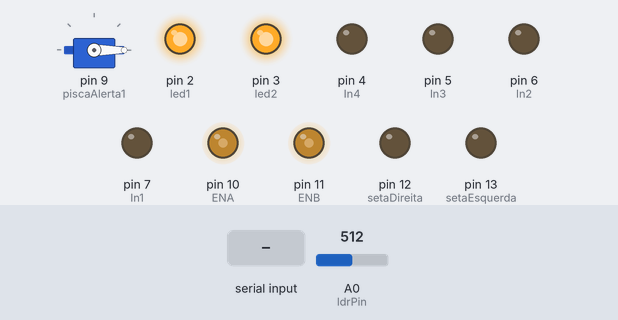
Recording of a sketch running on a simulated Arduino Uno, built with avr-gcc and run on an emulated ATmega328P. Parts: servo, output pins drawn as LEDs (lit = HIGH). The test bench sets the inputs (shaded band); at power-on: A0 (ldrPin) = 512. What the sketch prints to the serial monitor is not drawn.

Above: at 1.2 s.
1.3 s: "f" received over Serial
At 3.2 s:
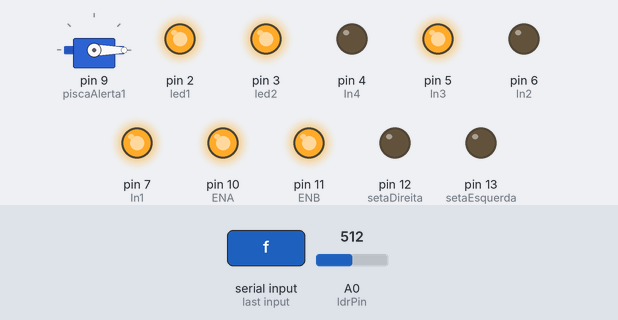
3.8 s: "C" received over Serial
At 6.6 s:
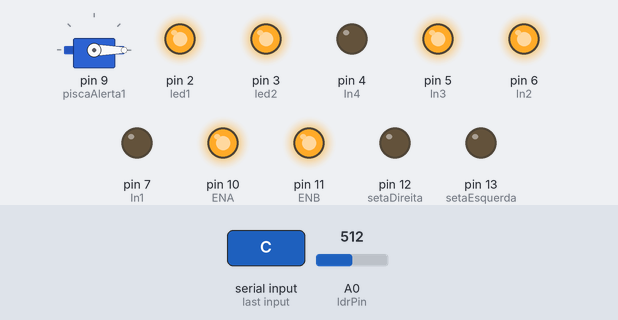
6.8 s: "D" received over Serial
At 9.3 s:
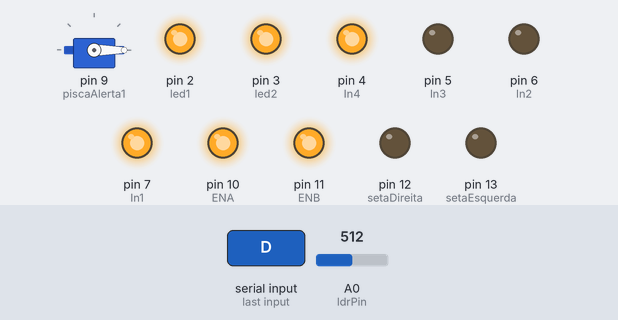
9.8 s: "B" received over Serial
At 12.0 s:
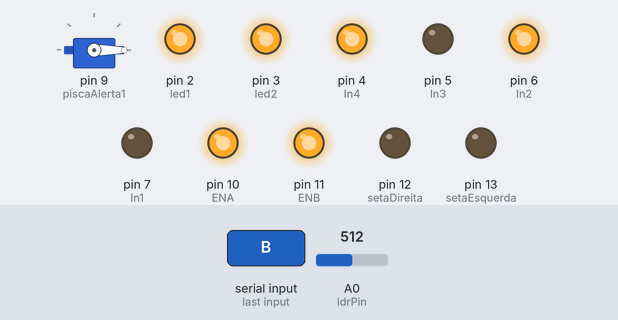
12.3 s: "0" received over Serial
At 13.9 s:
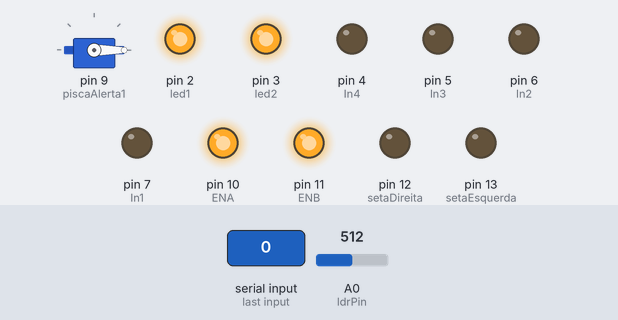
14.8 s: "W" received over Serial
At 16.2 s:
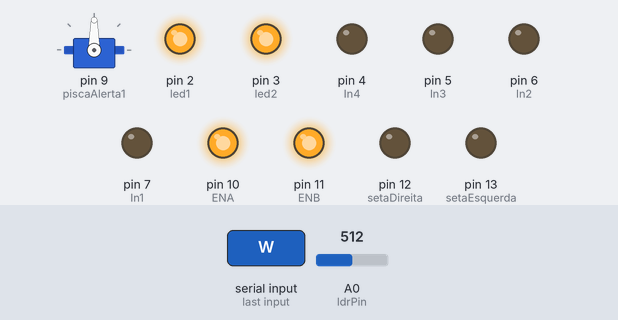
Timing chart, 0 to 17.8 s (numbered marks = the images above; inputs shaded):
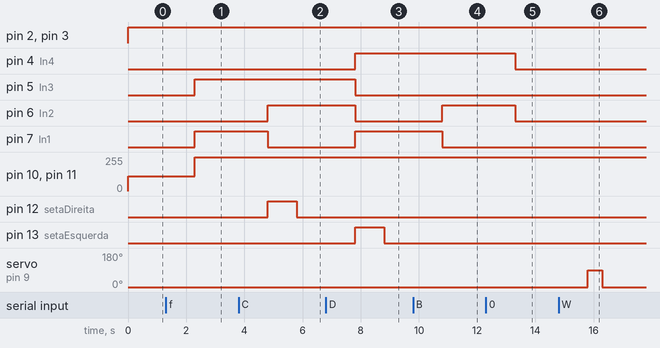

Measured:
- after the input at 1.3 s, pin 5 (In3), pin 7 (In1): LOW → HIGH after 1.0 s; pin 10 (ENA), pin 11 (ENB): 110/255 → 255/255 after 1.0 s
- after the input at 3.8 s, pin 6 (In2): LOW → HIGH after 1.0 s; pin 7 (In1): HIGH → LOW after 1.0 s; pin 12 (setaDireita): LOW → HIGH after 1.0 s, → LOW 1.0 s later
- after the input at 6.8 s, pin 4 (In4), pin 7 (In1): LOW → HIGH after 1.0 s; pin 5 (In3), pin 6 (In2): HIGH → LOW after 1.0 s; pin 13 (setaEsquerda): LOW → HIGH after 1.0 s, → LOW 1.0 s later
- after the input at 9.8 s, pin 6 (In2): LOW → HIGH after 1.0 s; pin 7 (In1): HIGH → LOW after 1.0 s
- after the input at 12.3 s, pin 4 (In4), pin 6 (In2): HIGH → LOW after 1.0 s
- after the input at 14.8 s, servo on pin 9 (piscaAlerta1): 0° → 90° after 1.0 s, → 0° 0.50 s later

The sketch:

frantic_esboo1.ino
```cpp
#include <Servo.h>
#include <stdio.h>

Servo meuServo;

#define In1 7
#define In2  6
#define In3  5
#define In4  4

int led1 = 2;
int led2 = 3;
int piscaAlerta1 = 9;
int setaDireita = 12;
int setaEsquerda = 13;
int buzzer = A5;

#define ENA  10
#define ENB  11

int ldrPin = A0;
int ldrThreshold = 300;

void setup() {
 Serial.begin(9600);

 pinMode(In1, OUTPUT);
 pinMode(led1, OUTPUT);
 pinMode(led2, OUTPUT);
 pinMode(In2, OUTPUT);
 pinMode(In3, OUTPUT);
 pinMode(In4, OUTPUT);
 pinMode(ENA, OUTPUT);
 pinMode(ENB, OUTPUT);

 pinMode(piscaAlerta1, OUTPUT);
 pinMode(setaDireita, OUTPUT);
 pinMode(setaEsquerda, OUTPUT);

 analogWrite(ENA,110);
 analogWrite(ENB,110);

 meuServo.attach(9);
 meuServo.write(0);
}
char cha;

  void loop() {

    digitalWrite(led1, HIGH);
    digitalWrite(led2, HIGH);
  if(Serial.available() > 0){
     cha = Serial.read();
     delay(1000);

     Serial.print(cha);

  if(cha == 'f'){
    digitalWrite(ENA, HIGH);
    digitalWrite(ENB, HIGH);

    digitalWrite(In1,HIGH);
    digitalWrite(In2,LOW);
    digitalWrite(In3,HIGH);
    digitalWrite(In4,LOW);

      }
    if(cha == 'C'){
    digitalWrite(In1,LOW);
    digitalWrite(In2,HIGH);
    digitalWrite(In3,HIGH);
    digitalWrite(In4,LOW);

    digitalWrite(setaDireita, HIGH);
    delay(1000);
    digitalWrite(setaDireita, LOW);
    delay(1000);

      }
    if(cha == 'D'){
    digitalWrite(In1,HIGH);
    digitalWrite(In2,LOW);
    digitalWrite(In3,LOW);
    digitalWrite(In4,HIGH);
    digitalWrite(setaEsquerda, HIGH);
    delay(1000);
    digitalWrite(setaEsquerda, LOW);
    delay(1000);


      }

  if(cha == 'B'){
    digitalWrite(In1,LOW);
    digitalWrite(In2,HIGH);
    digitalWrite(In3,LOW);
    digitalWrite(In4,HIGH);

     }

  int ldrValue = analogRead(ldrPin);

  if(ldrValue < ldrThreshold){


    }
  if(cha == '0'){
    digitalWrite(In1,LOW);
    digitalWrite(In2,LOW);
    digitalWrite(In3,LOW);
    digitalWrite(In4,LOW);
                }

  if(cha == 'A'){

    digitalWrite(piscaAlerta1,HIGH);
    delay(500);
    digitalWrite(piscaAlerta1,LOW);
    delay(500);
    }

  if(cha == 'a'){
    digitalWrite(led1,HIGH);
    digitalWrite(led2,HIGH);

                }

  if(cha == 'W'){
    meuServo.write(90);
    delay(500);
    meuServo.write(0);
    delay(100);
  }

  if(cha == 'H'){
    meuServo.write(0);
  //   delay(100);
   }

  if(ldrValue < ldrThreshold){
    digitalWrite(led1, HIGH);
    digitalWrite(led2, HIGH);
  }
  }
}
```
